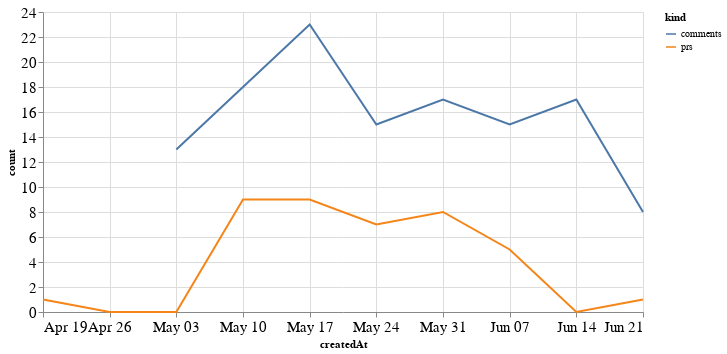

Write notebook code for a chart like this one.
### Code cell
alt.Chart(total_time, width=600).mark_line().encode(
    x='createdAt',
    y='count',
    color='kind'
)

### Figure 1 — Vega-Lite specification as saved in the notebook (floating-point values rounded to 4 significant figures)
{"config": {"axisLeft": {"labelFontSize": 15}, "axisBottom": {"labelFontSize": 15}}, "data": {"name": "data-d9110614ad91963ca79917aee1f733ae"}, "mark": "line", "encoding": {"color": {"type": "nominal", "field": "kind"}, "x": {"type": "temporal", "field": "createdAt"}, "y": {"type": "quantitative", "field": "count"}}, "width": 600, "$schema": "https://vega.github.io/schema/vega-lite/v4.8.1.json", "datasets": {"data-d9110614ad91963ca79917aee1f733ae": [{"createdAt": "2020-04-19T00:00:00", "kind": "prs", "count": 1.0}, {"createdAt": "2020-04-26T00:00:00", "kind": "prs", "count": 0.0}, {"createdAt": "2020-05-03T00:00:00", "kind": "prs", "count": 0.0}, {"createdAt": "2020-05-10T00:00:00", "kind": "prs", "count": 9.0}, {"createdAt": "2020-05-17T00:00:00", "kind": "prs", "count": 9.0}, {"createdAt": "2020-05-24T00:00:00", "kind": "prs", "count": 7.0}, {"createdAt": "2020-05-31T00:00:00", "kind": "prs", "count": 8.0}, {"createdAt": "2020-06-07T00:00:00", "kind": "prs", "count": 5.0}, {"createdAt": "2020-06-14T00:00:00", "kind": "prs", "count": 0.0}, {"createdAt": "2020-06-21T00:00:00", "kind": "prs", "count": 1.0}, {"createdAt": "2020-04-19T00:00:00", "kind": "comments", "count": null}, {"createdAt": "2020-04-26T00:00:00", "kind": "comments", "count": null}, {"createdAt": "2020-05-03T00:00:00", "kind": "comments", "count": 13.0}, {"createdAt": "2020-05-10T00:00:00", "kind": "comments", "count": 18.0}, {"createdAt": "2020-05-17T00:00:00", "kind": "comments", "count": 23.0}, {"createdAt": "2020-05-24T00:00:00", "kind": "comments", "count": 15.0}, {"createdAt": "2020-05-31T00:00:00", "kind": "comments", "count": 17.0}, {"createdAt": "2020-06-07T00:00:00", "kind": "comments", "count": 15.0}, {"createdAt": "2020-06-14T00:00:00", "kind": "comments", "count": 17.0}, {"createdAt": "2020-06-21T00:00:00", "kind": "comments", "count": 8.0}]}}
